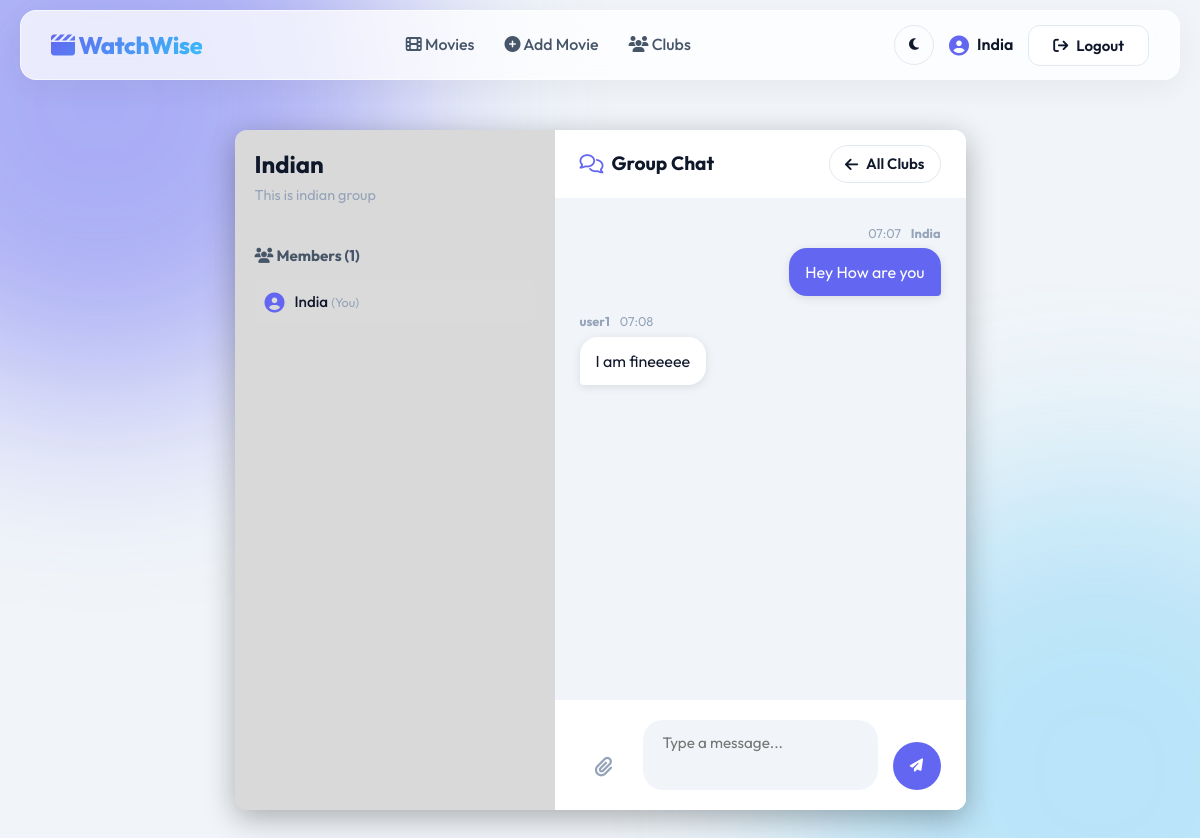
Page /groups/1/ (signed in) on the committed database.
### groups/models.py (models this page shows, shortened)
class Group(models.Model):
    name = models.CharField(max_length=150, unique=True)
    description = models.TextField(blank=True)
    created_by = models.ForeignKey(
        User,
        on_delete=models.CASCADE,
        related_name="created_groups"
    )
    members = models.ManyToManyField(
        User,
        related_name="joined_groups",
        blank=True
    )
    created_at = models.DateTimeField(auto_now_add=True)

class GroupPost(models.Model):
    group = models.ForeignKey(
        Group,
        on_delete=models.CASCADE,
        related_name="posts"
    )
    user = models.ForeignKey(
        User,
        on_delete=models.CASCADE,
        related_name="group_posts"
    )
    content = models.TextField()
    image = models.ImageField(upload_to="group_posts/", blank=True, null=True)
    created_at = models.DateTimeField(auto_now_add=True)

### groups/views.py (the view, shortened to what this page needs)
# urls.py: path("<int:group_id>/", views.group_detail_view, name="detail"),
@login_required
def group_detail_view(request, group_id):
    group = get_object_or_404(Group, id=group_id)
    posts = group.posts.all()
    return render(
        request,
        "groups/group_detail.html",
        {"group": group, "posts": posts}
    )

### templates/groups/group_detail.html (shortened to what this page needs)
{% extends "base.html" %}
{% block content %}
<div class="chat-wrapper animate-fade-in">
  <div class="chat-sidebar">
    <div class="chat-sidebar-header">
      <h2 style="font-size: 1.5rem; margin-bottom: 5px; color: var(--text-primary);">{{ group.name }}</h2>
      {% if group.description %}
        <p style="font-size: 0.9rem; color: var(--text-muted); margin: 0; overflow: hidden; text-overflow: ellipsis; white-space: nowrap;">
          {{ group.description }}
        </p>
      {% endif %}
    </div>
    <div class="chat-sidebar-content">
      <h3 style="font-size: 0.95rem; margin-bottom: 15px; color: var(--text-secondary);">
        <i class="fa-solid fa-users"></i> Members ({{ group.members.count }})
      </h3>
      <div style="display: flex; flex-direction: column; gap: 8px;">
        {% for member in group.members.all %}
          <div style="display: flex; align-items: center; gap: 10px; padding: 10px; border-radius: 8px; background: rgba(255,255,255,0.03);">
            <i class="fa-solid fa-circle-user fa-lg" style="color: {% if member == user %}var(--accent){% else %}var(--text-muted){% endif %};"></i>
            <span style="font-weight: 500; font-size: 0.95rem; color: var(--text-primary);">
              {{ member.username }}
              {% if member == user %} <small style="color: var(--text-muted); font-weight: normal;">(You)</small>{% endif %}
            </span>
          </div>
        {% empty %}
          <p style="color: var(--text-muted); font-style: italic; font-size: 0.9rem;">No members yet.</p>
        {% endfor %}
      </div>
    </div>
  </div>
  <div class="chat-main">
    <div class="chat-header">
      <div>
        <h3 style="margin: 0; font-size: 1.2rem; display: flex; align-items: center; gap: 8px;">
          <i class="fa-regular fa-comments" style="color: var(--accent);"></i> Group Chat
        </h3>
      </div>
      <a href="{% url 'groups:list' %}" class="btn btn-secondary btn-sm" style="padding: 6px 15px; border-radius: 20px;">
        <i class="fa-solid fa-arrow-left"></i> All Clubs
      </a>
    </div>
    <div class="chat-messages" id="chatMessages">
      {% for post in posts %}
        <div class="chat-bubble-wrapper {% if post.user == user %}own{% else %}other{% endif %}">
          <div class="chat-meta">
            <strong>{{ post.user.username }}</strong>
            <span>{{ post.created_at|date:"H:i" }}</span>
          </div>
          <div class="chat-bubble">
            {% if post.content %}
              {{ post.content }}
            {% endif %}
          </div>
        </div>
      {% empty %}
        <div class="empty-state" style="margin: auto; text-align: center; color: var(--text-muted);">
          <i class="fa-regular fa-comments fa-3x" style="margin-bottom: 15px; opacity: 0.5;"></i>
          <p>No messages yet. Start the conversation!</p>
        </div>
      {% endfor %}
    </div>
    <div class="chat-input-area">
      {% if user.is_authenticated %}
        <form method="post" enctype="multipart/form-data" class="chat-form">
          <label class="file-upload-btn" title="Attach Image">
            <i class="fa-solid fa-paperclip fa-lg"></i>
          </label>
          <textarea name="content" class="chat-textarea" placeholder="Type a message..." required oninput="this.style.height = ''; this.style.height = this.scrollHeight + 'px'"></textarea>
          <button type="submit" class="send-btn" title="Send Message">
            <i class="fa-solid fa-paper-plane"></i>
          </button>
        </form>
      {% else %}
        <div style="text-align: center; padding: 10px; color: var(--text-muted);">
          <i class="fa-solid fa-lock"></i> <a href="{% url 'login' %}" style="color: var(--accent); font-weight: 500;">Login</a> to join the chat.
        </div>
      {% endif %}
    </div>
  </div>
</div>
{% endblock %}

### templates/base.html (shortened to what this page needs)
{% load static %}
<!DOCTYPE html>
<html lang="en" data-theme="light">
<head>
  <link rel="stylesheet" href="https://cdnjs.cloudflare.com/ajax/libs/font-awesome/6.4.0/css/all.min.css">
  <link rel="stylesheet" href="{% static 'css/style.css' %}">
</head>
<body>
  <nav class="glass-nav">
    <a href="{% url 'movies:list' %}" style="text-decoration:none;">
      <span class="brand-name"><i class="fa-solid fa-clapperboard"></i> WatchWise</span>
    </a>
    <ul class="nav-links">
      <li><a href="{% url 'movies:list' %}"><i class="fa-solid fa-film"></i> Movies</a></li>
      {% if user.is_authenticated %}
        <li><a href="{% url 'movies:add_movie' %}"><i class="fa-solid fa-plus-circle"></i> Add Movie</a></li>
        <li><a href="{% url 'groups:list' %}"><i class="fa-solid fa-users"></i> Clubs</a></li>
      {% endif %}
    </ul>
    <div class="nav-right">
      <button class="theme-toggle" id="theme-toggle" aria-label="Toggle Dark Mode" title="Toggle Dark/Light Mode">
        <i class="fa-solid fa-moon"></i>
      </button>
      {% if user.is_authenticated %}
        <a href="{% url 'accounts:profile' %}" class="nav-user">
          <i class="fa-solid fa-circle-user fa-lg"></i> {{ user.username }}
        </a>
        <form action="{% url 'logout' %}" method="post" style="display:inline;">
          <button type="submit" class="btn btn-secondary"><i class="fa-solid fa-arrow-right-from-bracket"></i> Logout</button>
        </form>
      {% else %}
        <a href="{% url 'login' %}" class="btn btn-secondary">Login</a>
      {% endif %}
    </div>
  </nav>
  <main class="container animate-fade-in">
    {% block content %}
    {% endblock %}
  </main>
</body>
</html>

### static/css/style.css (style rules this page uses)
:root { --bg-primary: #f1f5f9; --bg-secondary: #ffffff; --text-primary: #0f172a; --text-secondary: #475569; --text-muted: #94a3b8; --accent: #6366f1; --accent-hover: #4f46e5; --danger: #ef4444; --success: #10b981; --border: #e2e8f0; --glass-bg: rgba(255, 255, 255, 0.75); --glass-border: rgba(255, 255, 255, 0.6); --glass-shadow: 0 8px 32px rgba(0, 0, 0, 0.05); }
* { margin: 0; padding: 0; box-sizing: border-box; }
body { font-family: 'Outfit', sans-serif; background-color: var(--bg-primary); color: var(--text-primary); line-height: 1.6; min-height: 100vh; display: flex; flex-direction: column; transition: background-color 0.3s ease, color 0.3s ease; overflow-x: hidden; }
body::before, body::after { content: ''; position: fixed; width: 600px; height: 600px; border-radius: 50%; filter: blur(100px); z-index: -1; opacity: 0.5; pointer-events: none; transition: opacity 0.5s ease; }
body::before { background: var(--accent); top: -200px; left: -200px; }
body::after { background: #38bdf8; bottom: -200px; right: -200px; opacity: 0.3; }
.container { max-width: 1200px; margin: 0 auto; padding: 40px 20px; flex: 1; }
a { color: var(--accent); text-decoration: none; transition: color 0.2s; }
h1, h2, h3, h4, h5, h6 { font-weight: 700; line-height: 1.2; margin-bottom: 1rem; color: var(--text-primary); }
h2 { font-size: 2.2rem; }
h3 { font-size: 1.5rem; }
.glass-nav { position: sticky; top: 10px; z-index: 1000; margin: 0 20px; border-radius: 16px; height: 70px; background: var(--glass-bg); backdrop-filter: blur(16px); -webkit-backdrop-filter: blur(16px); border: 1px solid var(--glass-border); box-shadow: var(--glass-shadow); display: flex; align-items: center; justify-content: space-between; padding: 0 30px; transition: background 0.3s, border 0.3s; }
.brand-name { font-size: 24px; font-weight: 800; background: linear-gradient(135deg, var(--accent), #38bdf8); -webkit-background-clip: text; background-clip: text; -webkit-text-fill-color: transparent; letter-spacing: -0.5px; }
.nav-links { list-style: none; display: flex; gap: 30px; align-items: center; margin: 0; padding: 0; }
.nav-links a { color: var(--text-secondary); font-weight: 500; position: relative; padding: 5px 0; }
.nav-links a::after { content: ""; position: absolute; left: 0; bottom: 0; width: 0%; height: 2px; background: linear-gradient(90deg, var(--accent), #38bdf8); transition: width 0.3s ease; }
.nav-right { display: flex; align-items: center; gap: 15px; }
.nav-user { font-weight: 600; color: var(--text-primary) !important; display: flex; align-items: center; gap: 8px; }
.nav-user i { color: var(--accent); }
.btn { display: inline-flex; align-items: center; justify-content: center; gap: 8px; padding: 10px 24px; border-radius: 12px; font-weight: 600; font-size: 15px; cursor: pointer; transition: all 0.3s cubic-bezier(0.4, 0, 0.2, 1); border: none; font-family: inherit; text-decoration: none; }
.btn-secondary { background: var(--bg-secondary); color: var(--text-primary) !important; border: 1px solid var(--border); }
.theme-toggle { background: transparent; border: 1px solid var(--border); color: var(--text-primary); width: 40px; height: 40px; border-radius: 50%; display: flex; align-items: center; justify-content: center; cursor: pointer; transition: all 0.3s ease; }
.modern-input, input[type="text"], input[type="password"], input[type="email"], input[type="number"], select, textarea { width: 100%; padding: 12px 16px; border-radius: 12px; border: 1px solid var(--border); background: var(--bg-secondary); color: var(--text-primary); font-size: 15px; font-family: inherit; transition: all 0.3s ease; outline: none; }
.animate-fade-in { animation: fadeIn 0.5s ease forwards; }

### rows in the picture
Group: name "Indian", description "This is indian group", members.count "1"
GroupPost: user.username "India", created_at "07:07", content "Hey How are you"
GroupPost: user.username "user1", created_at "07:08", content "I am fineeeee"

### other values in the picture
{{ user.username }} "India"
{{ member.username }} "India"
